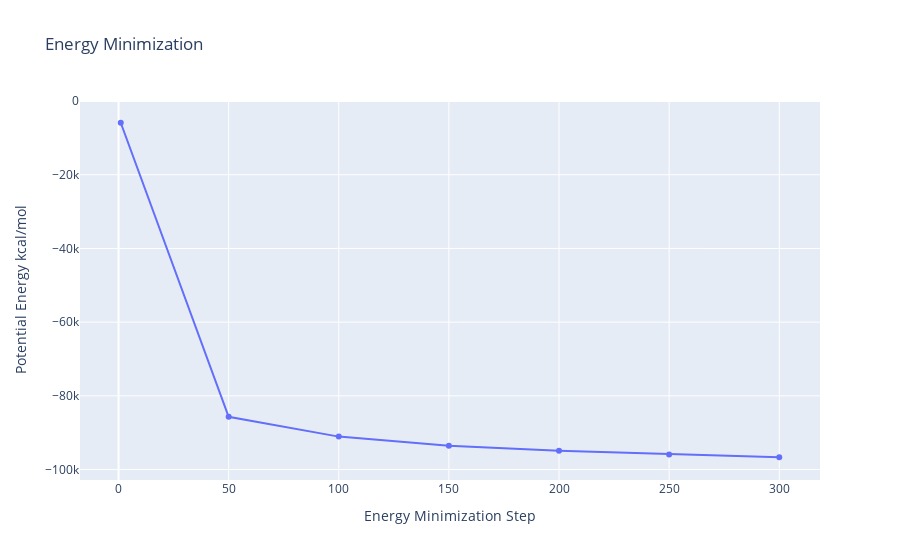

This figure's notebook cell:
### Code cell
#Read data from file and filter energy values higher than 1000 Kj/mol^-1
with open(output_dat_path,'r') as energy_file:
    x,y = map(
        list,
        zip(*[
            (float(line.split()[0]),float(line.split()[1]))
            for line in energy_file 
            if not line.startswith(("#","@")) 
            if float(line.split()[1]) < 1000 
        ])
    )

plotly.offline.init_notebook_mode(connected=True)

fig = {
    "data": [go.Scatter(x=x, y=y)],
    "layout": go.Layout(title="Energy Minimization",
                        xaxis=dict(title = "Energy Minimization Step"),
                        yaxis=dict(title = "Potential Energy kcal/mol")
                       )
}

plotly.offline.iplot(fig)

### Figure 1 — Plotly figure (JSON) as saved in the notebook; plotly's stock layout.template omitted (floating-point values rounded to 4 significant figures)
{"data": [{"type": "scatter", "x": [1, 50, 100, 150, 200, 250, 300], "y": [-5879.0, -85684, -91065, -93529, -94914, -95890, -96668]}], "layout": {"title": {"text": "Energy Minimization"}, "xaxis": {"title": {"text": "Energy Minimization Step"}}, "yaxis": {"title": {"text": "Potential Energy kcal/mol"}}}}
